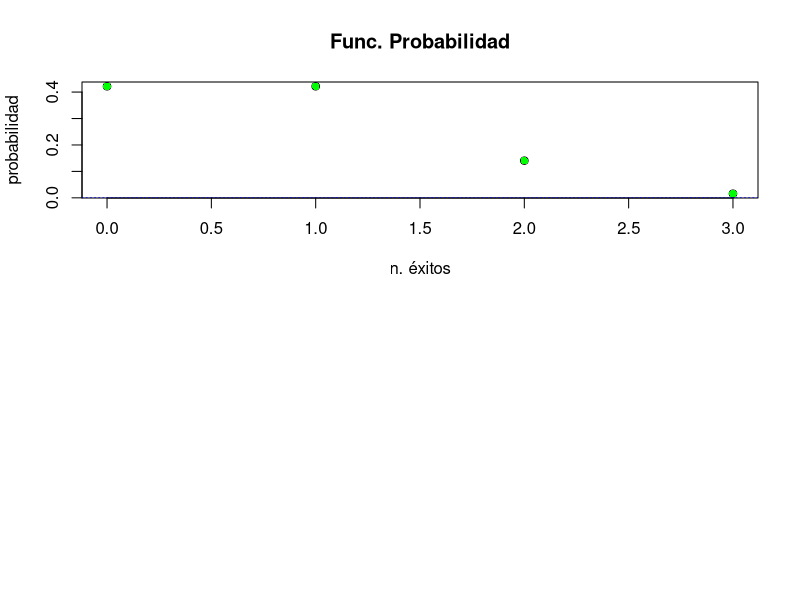
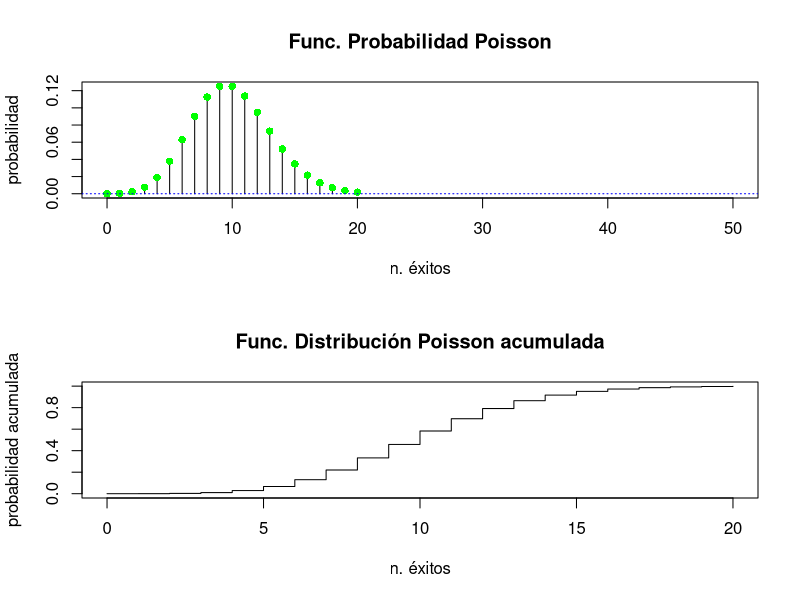
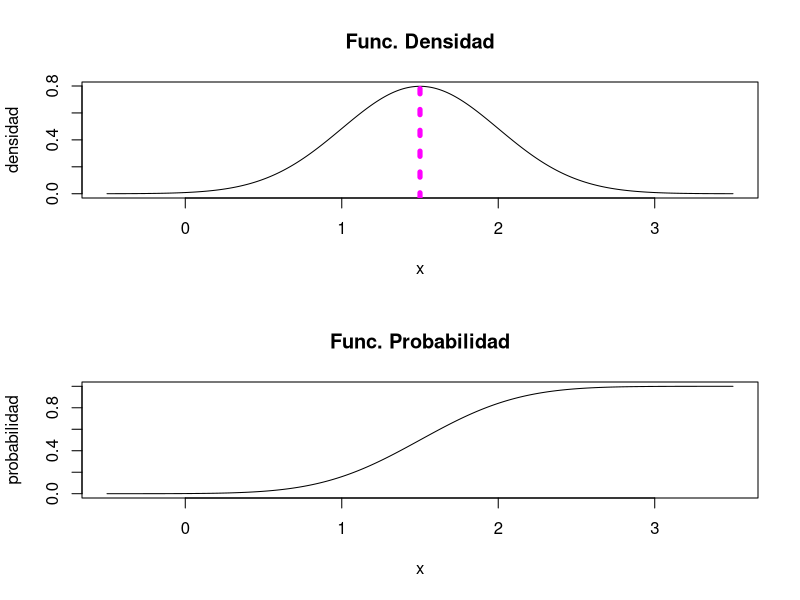

Here is the R script that generated these plots, in order: (Note: this script raises an error after producing the figures.)
# Variables Aleatorias DISCRETAS: Modelo Binomial #

o = par(mfrow=c(2,1))
x = 0:3
plot(x, dbinom(x, size=3, prob=0.25), xlab="n. éxitos", ylab="probabilidad", xlim=c(0,3), main="Func. Probabilidad")
points(x, dbinom(x, size=3, prob=0.25), pch=16, col="green")
abline(h=0, col="blue", lty=3)

# lower.tail = True --> P(X <= 5), es la opción por defecto
# lower.tail = False --> P(X > 5), se debe de especificar

pbinom(1, size = 3, prob = 0.25, lower.tail = F)

rm(x) # Limpiar el valor de la X para evitar solapamiento

# POISON
# X=nº de niños con ojos azules nacidos en una hora ~ Poison (lambda = 10)
x = 0:20 # Nace 50 niños
dpois(x, lambda = 10) # Probabilidades, lambda = el número de 
sum(dpois(x, lambda = 10))
ppois(x, lambda = 10)

o = par(mfrow=c(2,1))
curve(dpois(x, lambda = 10), from=0, to=20, n=21, xlab="n. éxitos", ylab="probabilidad", xlim=c(0,50), main="Func. Probabilidad Poisson", type="h")
points(x, dpois(x, lambda = 10), pch=16, col="green")
abline(h=0, col="blue", lty=3)

plot(x, ppois(x, lambda=10), xlab="n. éxitos", ylab="probabilidad acumulada",main="Func. Distribución Poisson acumulada", type="s")
par(o)

# Prefijos
# d = función de densidad/probabilidad, para que una variable sigua siga una distribución 
# p = función de distribución. Ej: F(2) = P(x < 2) = 0.75
# q = cuantilica, es la inversa de la función de distribución. Ej: F(0.75) = 2
# r = genera una muestra aleatoria que sigue una distribución binomial b(n, p)

# X= nº de hijos con ojos marrones antes de tener 1 hijo con ojos azules ~ G(p=0.25)
# Probabilidad de que la familia acabe teniendo 3 o más hijos
pgeom(2, 0.25, lower.tail = F) # ¿Número de fracasos hasta conseguir un éxito?

# La distribución de los valores de expresión del gen Zyxin en paciente ALL sigue una N(mu=1.5, sigma=0.5)
# 1. Representar la función de densidad y la función de distribución
rm(x)
x=seq(-0.5, 3.5, length = 10000)

par(mfrow=c(2,1))
plot(x, dnorm(x, mean=1.5, sd=0.5), xlab="x", ylab="densidad", main="Func. Densidad", type="l")
abline(v=1.5, col="magenta", lty=3, lwd=5) # v = --> vertical || h = --> horizontal. lty = 3 --> Discontinuo. lwd = 5 grosor de la linea

plot(x, pnorm(x, mean=1.5, sd=0.5), xlab="x", ylab="probabilidad", main="Func. Probabilidad", type="l")
par(par(mfrow=c(2,1)))

# 2. Cual es la probabilidad de que los valores de expresion sean menores que 1.2?
pnorm(1.2, mean=1.5, sd=0.5)

# 3. Cual es la probabilidad de que los valores de expresion sean mayores que 1.2?
1 - pnorm(1.2, mean=1.5, sd=0.5)
# o bien, con las opciones de la función
pnorm(1.2, mean=1.5, sd=0.5, lower.tail = F)

# 4. Cual es la probabilidad de que los valores de expresion esten entre 0.8 y 2.4?
pnorm(2.4, mean=1.5, sd=0.5) - pnorm(0.8, mean=1.5, sd=0.5)

# 5. Genera una muestra aleatoria de tamaño 100 de la población dada,
# esto es, que se distribua segun una normal de parametros con media = 1.5 y desviación tipica = 0.5
set.seed(12345);rnorm(1000, 1.5, 0.5)


# Intentando cargar librerias
#library(spikeslab)
#load("DataMaster_2021.RData")
#read.csv("DataMaster_2021.RData")

# Se ha cargado desde la interfaz de R studio la base de datos leukemia.csv
# También el csv de ElPulso
# Factores
ElPulso$Actividad <- factor(ElPulso$Activity, levels=1:3, labels = c("Sauve", "Moderada", "Alta"))
ElPulso$Fumar <- factor(ElPulso$Smokes, levels=1:2, labels = c("Fuma", "No Fuma"))
ElPulso$Sexo <- factor(ElPulso$Sex, levels=1:2, labels = c("Hombre", "Mujer"))
summary(ElPulso)

# Inferencia paramétrica: se refiere a la media, la desviación... parametros de la muestra
# Pruebas de conformidad: comprobar si un valor es igual a lo que esperamos o no
# Utilizaremos las pruebas T de media, porque siguen una distribución de t-student

# Hacemos un test de conformidad para comprobar si la media del campo "Pulse1" 
# es igual a 50 (H0) o distinto a 50 (H1)
t.test(ElPulso$Pulse1, mu=50)

t.test(ElPulso$Pulse1, mu=50, conf.level = 0.99)

t.test(ElPulso$Pulse2, mu=75)

# Solo las mujeres
t.test(ElPulso$Pulse2[ElPulso$Sexo=="Mujer"], mu=75)

# Comprobar si las medias de los pulsos son distintas entre dos grupos, por ejemplo: mujeres y hombres:
# Antes de realizar un test de medias entre dos poblaciones hay que probar que las varianzas de las dos
# muestras sean iguales. Es decir, se debe de hacer un test de varianzas.
var.test(ElPulso$Pulse2~ElPulso$Sexo)
# Antes, ha salido falso, es decir que las varianzas de las dos poblaciones son distintas.
# La opción por defecto es que las varianzas son FALSE, así que no hay que hacer nada. Si fuera TRUE, 
# hay que utilizar el parametro "var.equal" (var.equal = T). Estadísticamente esto se llama "La aproximación de Wells"
t.test(ElPulso$Pulse2~ElPulso$Sexo)

# Esto es para hacer una ANOVA = ANalisis Of VAriance
aov(ElPulso$Pulse1~ElPulso$Actividad)

# Contraste para: la media de pulso 1 entre fumadores y no fumadores.
# H0: las medias son iguales. H1: las medias son distintas
var.test(ElPulso$Pulse1~ElPulso$Fumar)
t.test(ElPulso$Pulse1~ElPulso$Fumar)
